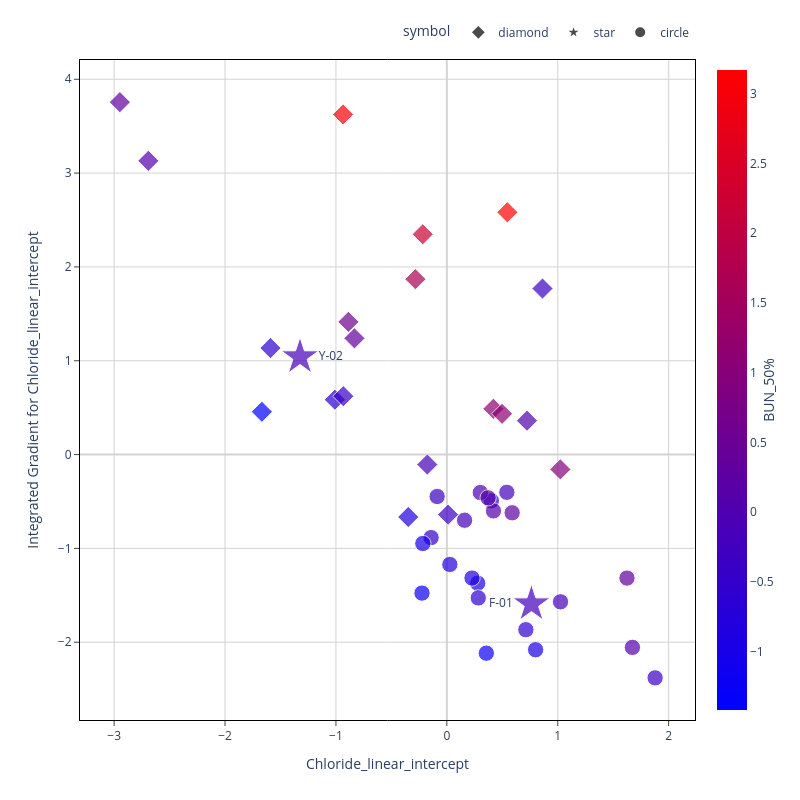
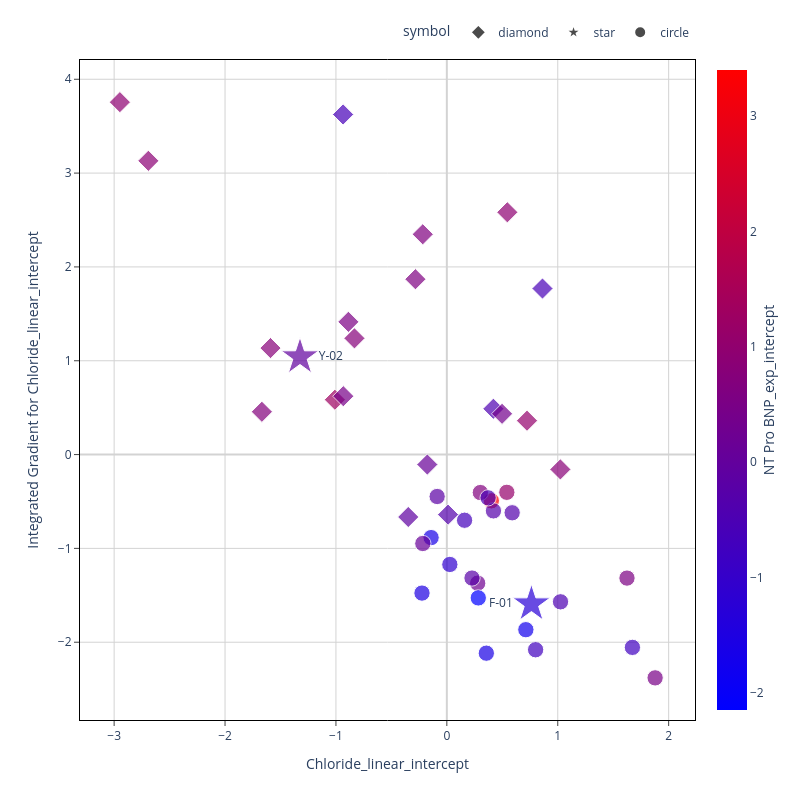
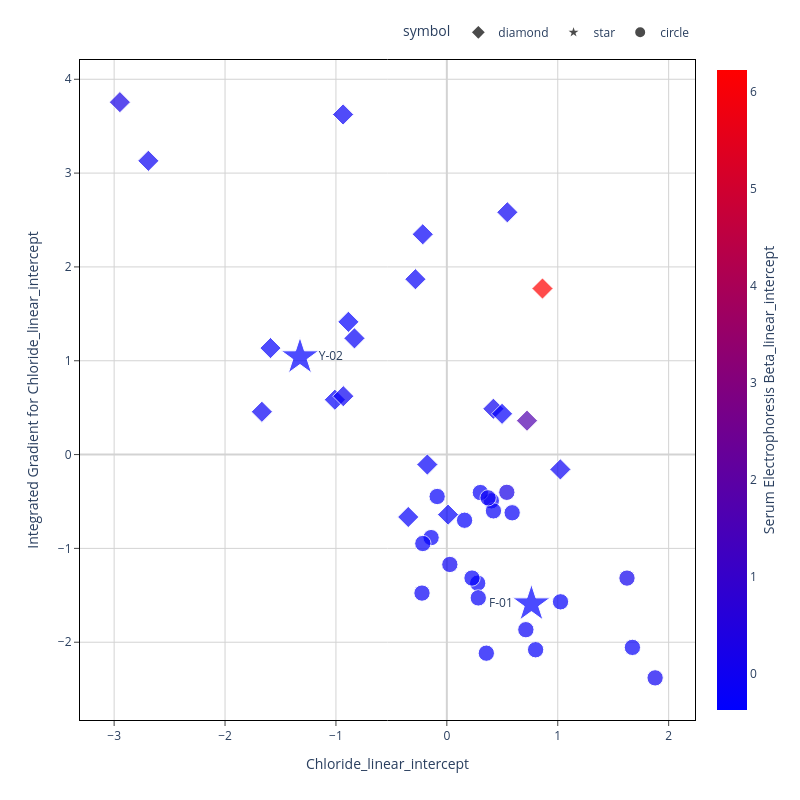
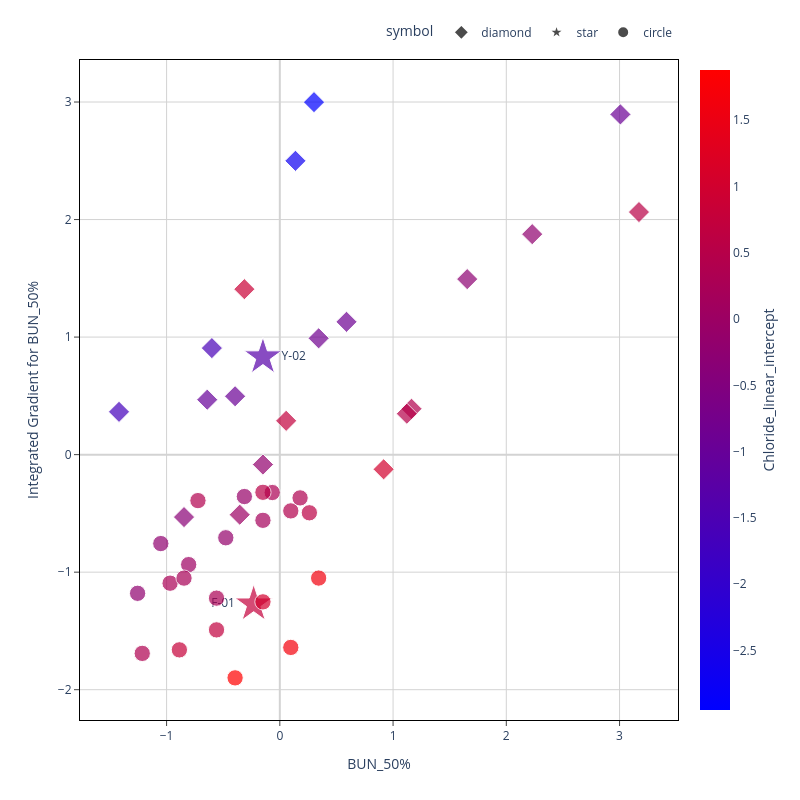

Source (notebook cell) for these figures, in order:
### Markdown cell above
## only narrative cases labeled

### Code cell
feature_combinations = [[1,2], [1,3], [1,4], 
                        [2,1], [2,3], [2,4], 
                        [3,1], [3,2], [3,4],
                        [4,1], [4,2], [4,3]]

for combo in feature_combinations: 
    a, b = combo
    feat_1 = feature_order[::-1].iloc[a-1]
    feat_2 = feature_order[::-1].iloc[b-1]
    
    
    fig=px.scatter(x = IG_X_all_labeled[feat_1], y = IGtable_labeled[feat_1], 
                     text= IGtable_labeled['label'], 
                     color = IG_X_all_labeled[feat_2],
                     symbol = IGtable_labeled['Shape'], size = IGtable_labeled['size'],
                     symbol_sequence = IGtable_labeled['Shape'].unique().tolist()
                    )
    fig.update_traces(textposition = text_pos(IGtable_labeled, feat_1))



    fig.update_layout(
        plot_bgcolor='white',
        autosize=False,
        width=800,
        height=800,
        coloraxis = {'colorscale':'Bluered'},
        xaxis_title = feat_1,
        yaxis_title = "Integrated Gradient for " + feat_1,
        font=dict(size=12),
        legend = dict(orientation = 'h', yanchor = 'bottom', y= 1.02, xanchor = 'right', x = 1)
    )

    fig.update_xaxes(
        zeroline=True,
        zerolinecolor='lightgrey',
        mirror=True,
        ticks='outside',
        showline=True,
        linecolor='black',
        gridcolor='lightgrey'
        )

    fig.update_yaxes(
        zeroline=True,
        zerolinecolor='lightgrey',
        mirror=True,
        ticks='outside',
        showline=True,
        linecolor='black',
        gridcolor='lightgrey'
    )

    fig.update_coloraxes(colorbar_showticklabels=True,
                        colorbar_title=dict(text=feat_2,side = "right"),
                        cmin = IG_X_all_labeled[feat_2].min(), cmax = IG_X_all_labeled[feat_2].max())

    fig.show()

### Figure 1 — Plotly figure (JSON) as saved in the notebook; plotly's stock layout.template omitted (floating-point values rounded to 4 significant figures)
{"data": [{"hovertemplate": "symbol=diamond<br>x=%{x}<br>y=%{y}<br>size=%{marker.size}<br>text=%{text}<br>color=%{marker.color}<extra></extra>", "legendgroup": "diamond", "marker": {"color": [-0.354, 0.9168, 1.163, 0.5888, 0.1379, 1.655, -0.846, -0.313, 0.3429, 3.171, 2.229, -0.6, -0.641, 3.007, -0.395, -0.1491, 0.0559, -1.42, 0.3019, 1.122], "coloraxis": "coloraxis", "size": [2, 2, 2, 2, 2, 2, 2, 2, 2, 2, 2, 2, 2, 2, 2, 2, 2, 2, 2, 2], "sizemode": "area", "sizeref": 0.015, "symbol": "diamond"}, "mode": "markers+text", "name": "diamond", "orientation": "v", "showlegend": true, "text": [null, null, null, null, null, null, null, null, null, null, null, null, null, null, null, null, null, null, null, null], "textposition": ["middle right", "middle left", "middle right", "middle left", "middle right", "middle left", "middle right", "middle left", "middle right", "middle left", "middle right", "middle left", "middle right", "middle left", "middle right", "middle left", "middle right", "middle left", "middle right", "middle left", "middle right", "middle left", "middle right", "middle left", "middle right", "middle left", "middle right", "middle left", "middle right", "middle left", "middle right", "middle left", "middle right", "middle left", "middle right", "middle left", "middle right", "middle left", "middle right", "middle left", "middle right", "middle left", "middle right", "middle left"], "type": "scatter", "x": [0.01111, 1.023, 0.4198, -0.8876, -2.691, -0.2834, -0.3481, 0.8622, -0.8332, 0.5456, -0.2173, -1.59, -1.009, -0.9356, -0.9336, -0.176, 0.7228, -1.668, -2.948, 0.4978], "xaxis": "x", "y": [-0.6404, -0.1581, 0.4885, 1.414, 3.131, 1.869, -0.6654, 1.77, 1.239, 2.582, 2.348, 1.135, 0.5843, 3.625, 0.622, -0.1061, 0.3606, 0.456, 3.756, 0.4343], "yaxis": "y"}, {"hovertemplate": "symbol=star<br>x=%{x}<br>y=%{y}<br>size=%{marker.size}<br>text=%{text}<br>color=%{marker.color}<extra></extra>", "legendgroup": "star", "marker": {"color": [-0.1491, -0.2311], "coloraxis": "coloraxis", "size": [6, 6], "sizemode": "area", "sizeref": 0.015, "symbol": "star"}, "mode": "markers+text", "name": "star", "orientation": "v", "showlegend": true, "text": ["Y-02", "F-01"], "textposition": ["middle right", "middle left", "middle right", "middle left", "middle right", "middle left", "middle right", "middle left", "middle right", "middle left", "middle right", "middle left", "middle right", "middle left", "middle right", "middle left", "middle right", "middle left", "middle right", "middle left", "middle right", "middle left", "middle right", "middle left", "middle right", "middle left", "middle right", "middle left", "middle right", "middle left", "middle right", "middle left", "middle right", "middle left", "middle right", "middle left", "middle right", "middle left", "middle right", "middle left", "middle right", "middle left", "middle right", "middle left"], "type": "scatter", "x": [-1.324, 0.7627], "xaxis": "x", "y": [1.041, -1.593], "yaxis": "y"}, {"hovertemplate": "symbol=circle<br>x=%{x}<br>y=%{y}<br>size=%{marker.size}<br>text=%{text}<br>color=%{marker.color}<extra></extra>", "legendgroup": "circle", "marker": {"color": [0.2609, 0.3429, -0.805, -0.477, -0.1491, -0.1491, -0.559, -0.969, -0.723, -0.313, -0.06708, -0.1491, -1.215, -1.256, -0.887, 0.0969, -0.846, -1.051, -0.559, -0.395, 0.0969, 0.1789], "coloraxis": "coloraxis", "size": [2, 2, 2, 2, 2, 2, 2, 2, 2, 2, 2, 2, 2, 2, 2, 2, 2, 2, 2, 2, 2, 2], "sizemode": "area", "sizeref": 0.015, "symbol": "circle"}, "mode": "markers+text", "name": "circle", "orientation": "v", "showlegend": true, "text": [null, null, null, null, null, null, null, null, null, null, null, null, null, null, null, null, null, null, null, null, null, null], "textposition": ["middle right", "middle left", "middle right", "middle left", "middle right", "middle left", "middle right", "middle left", "middle right", "middle left", "middle right", "middle left", "middle right", "middle left", "middle right", "middle left", "middle right", "middle left", "middle right", "middle left", "middle right", "middle left", "middle right", "middle left", "middle right", "middle left", "middle right", "middle left", "middle right", "middle left", "middle right", "middle left", "middle right", "middle left", "middle right", "middle left", "middle right", "middle left", "middle right", "middle left", "middle right", "middle left", "middle right", "middle left"], "type": "scatter", "x": [0.5889, 1.624, 0.02701, -0.1419, 1.025, 0.1598, 0.7125, 0.2781, 0.4012, -0.08741, 0.3022, 0.5409, 0.3561, -0.2241, 0.8004, 1.673, 0.2269, -0.2166, 0.2835, 1.878, 0.4202, 0.372], "xaxis": "x", "y": [-0.6203, -1.317, -1.171, -0.8849, -1.569, -0.7, -1.867, -1.37, -0.4928, -0.4469, -0.4048, -0.4024, -2.117, -1.476, -2.08, -2.055, -1.316, -0.9479, -1.528, -2.38, -0.6001, -0.4612], "yaxis": "y"}], "layout": {"autosize": false, "coloraxis": {"cmax": 3.171, "cmin": -1.42, "colorbar": {"showticklabels": true, "title": {"side": "right", "text": "BUN_50%"}}, "colorscale": [[0, "rgb(0,0,255)"], [1, "rgb(255,0,0)"]]}, "font": {"size": 12}, "height": 800, "legend": {"itemsizing": "constant", "orientation": "h", "title": {"text": "symbol"}, "tracegroupgap": 0, "x": 1, "xanchor": "right", "y": 1.02, "yanchor": "bottom"}, "margin": {"t": 60}, "plot_bgcolor": "white", "width": 800, "xaxis": {"anchor": "y", "domain": [0, 1], "gridcolor": "lightgrey", "linecolor": "black", "mirror": true, "showline": true, "ticks": "outside", "title": {"text": "Chloride_linear_intercept"}, "zeroline": true, "zerolinecolor": "lightgrey"}, "yaxis": {"anchor": "x", "domain": [0, 1], "gridcolor": "lightgrey", "linecolor": "black", "mirror": true, "showline": true, "ticks": "outside", "title": {"text": "Integrated Gradient for Chloride_linear_intercept"}, "zeroline": true, "zerolinecolor": "lightgrey"}}}

### Figure 2 — Plotly figure (JSON) as saved in the notebook; plotly's stock layout.template omitted (floating-point values rounded to 4 significant figures)
{"data": [{"hovertemplate": "symbol=diamond<br>x=%{x}<br>y=%{y}<br>size=%{marker.size}<br>text=%{text}<br>color=%{marker.color}<extra></extra>", "legendgroup": "diamond", "marker": {"color": [-0.3337, 0.8121, -0.4395, 0.5223, 0.8735, 0.6001, -0.1096, -0.5793, 0.7457, 0.9394, 0.6051, 0.7862, 1.296, -0.5965, 0.4372, 0.09547, 1.05, 0.7112, 0.9313, 0.361], "coloraxis": "coloraxis", "size": [2, 2, 2, 2, 2, 2, 2, 2, 2, 2, 2, 2, 2, 2, 2, 2, 2, 2, 2, 2], "sizemode": "area", "sizeref": 0.015, "symbol": "diamond"}, "mode": "markers+text", "name": "diamond", "orientation": "v", "showlegend": true, "text": [null, null, null, null, null, null, null, null, null, null, null, null, null, null, null, null, null, null, null, null], "textposition": ["middle right", "middle left", "middle right", "middle left", "middle right", "middle left", "middle right", "middle left", "middle right", "middle left", "middle right", "middle left", "middle right", "middle left", "middle right", "middle left", "middle right", "middle left", "middle right", "middle left", "middle right", "middle left", "middle right", "middle left", "middle right", "middle left", "middle right", "middle left", "middle right", "middle left", "middle right", "middle left", "middle right", "middle left", "middle right", "middle left", "middle right", "middle left", "middle right", "middle left", "middle right", "middle left", "middle right", "middle left"], "type": "scatter", "x": [0.01111, 1.023, 0.4198, -0.8876, -2.691, -0.2834, -0.3481, 0.8622, -0.8332, 0.5456, -0.2173, -1.59, -1.009, -0.9356, -0.9336, -0.176, 0.7228, -1.668, -2.948, 0.4978], "xaxis": "x", "y": [-0.6404, -0.1581, 0.4885, 1.414, 3.131, 1.869, -0.6654, 1.77, 1.239, 2.582, 2.348, 1.135, 0.5843, 3.625, 0.622, -0.1061, 0.3606, 0.456, 3.756, 0.4343], "yaxis": "y"}, {"hovertemplate": "symbol=star<br>x=%{x}<br>y=%{y}<br>size=%{marker.size}<br>text=%{text}<br>color=%{marker.color}<extra></extra>", "legendgroup": "star", "marker": {"color": [-0.03355, -1.252], "coloraxis": "coloraxis", "size": [6, 6], "sizemode": "area", "sizeref": 0.015, "symbol": "star"}, "mode": "markers+text", "name": "star", "orientation": "v", "showlegend": true, "text": ["Y-02", "F-01"], "textposition": ["middle right", "middle left", "middle right", "middle left", "middle right", "middle left", "middle right", "middle left", "middle right", "middle left", "middle right", "middle left", "middle right", "middle left", "middle right", "middle left", "middle right", "middle left", "middle right", "middle left", "middle right", "middle left", "middle right", "middle left", "middle right", "middle left", "middle right", "middle left", "middle right", "middle left", "middle right", "middle left", "middle right", "middle left", "middle right", "middle left", "middle right", "middle left", "middle right", "middle left", "middle right", "middle left", "middle right", "middle left"], "type": "scatter", "x": [-1.324, 0.7627], "xaxis": "x", "y": [1.041, -1.593], "yaxis": "y"}, {"hovertemplate": "symbol=circle<br>x=%{x}<br>y=%{y}<br>size=%{marker.size}<br>text=%{text}<br>color=%{marker.color}<extra></extra>", "legendgroup": "circle", "marker": {"color": [-0.352, 0.5538, -1.11, -1.615, -0.4739, -0.6637, -1.749, 0.2501, 3.399, -0.1758, 0.6668, 1.097, -1.581, -1.518, -0.7302, -0.7655, -0.2418, 0.09147, -2.147, 0.4592, -0.2906, -0.5267], "coloraxis": "coloraxis", "size": [2, 2, 2, 2, 2, 2, 2, 2, 2, 2, 2, 2, 2, 2, 2, 2, 2, 2, 2, 2, 2, 2], "sizemode": "area", "sizeref": 0.015, "symbol": "circle"}, "mode": "markers+text", "name": "circle", "orientation": "v", "showlegend": true, "text": [null, null, null, null, null, null, null, null, null, null, null, null, null, null, null, null, null, null, null, null, null, null], "textposition": ["middle right", "middle left", "middle right", "middle left", "middle right", "middle left", "middle right", "middle left", "middle right", "middle left", "middle right", "middle left", "middle right", "middle left", "middle right", "middle left", "middle right", "middle left", "middle right", "middle left", "middle right", "middle left", "middle right", "middle left", "middle right", "middle left", "middle right", "middle left", "middle right", "middle left", "middle right", "middle left", "middle right", "middle left", "middle right", "middle left", "middle right", "middle left", "middle right", "middle left", "middle right", "middle left", "middle right", "middle left"], "type": "scatter", "x": [0.5889, 1.624, 0.02701, -0.1419, 1.025, 0.1598, 0.7125, 0.2781, 0.4012, -0.08741, 0.3022, 0.5409, 0.3561, -0.2241, 0.8004, 1.673, 0.2269, -0.2166, 0.2835, 1.878, 0.4202, 0.372], "xaxis": "x", "y": [-0.6203, -1.317, -1.171, -0.8849, -1.569, -0.7, -1.867, -1.37, -0.4928, -0.4469, -0.4048, -0.4024, -2.117, -1.476, -2.08, -2.055, -1.316, -0.9479, -1.528, -2.38, -0.6001, -0.4612], "yaxis": "y"}], "layout": {"autosize": false, "coloraxis": {"cmax": 3.399, "cmin": -2.147, "colorbar": {"showticklabels": true, "title": {"side": "right", "text": "NT Pro BNP_exp_intercept"}}, "colorscale": [[0, "rgb(0,0,255)"], [1, "rgb(255,0,0)"]]}, "font": {"size": 12}, "height": 800, "legend": {"itemsizing": "constant", "orientation": "h", "title": {"text": "symbol"}, "tracegroupgap": 0, "x": 1, "xanchor": "right", "y": 1.02, "yanchor": "bottom"}, "margin": {"t": 60}, "plot_bgcolor": "white", "width": 800, "xaxis": {"anchor": "y", "domain": [0, 1], "gridcolor": "lightgrey", "linecolor": "black", "mirror": true, "showline": true, "ticks": "outside", "title": {"text": "Chloride_linear_intercept"}, "zeroline": true, "zerolinecolor": "lightgrey"}, "yaxis": {"anchor": "x", "domain": [0, 1], "gridcolor": "lightgrey", "linecolor": "black", "mirror": true, "showline": true, "ticks": "outside", "title": {"text": "Integrated Gradient for Chloride_linear_intercept"}, "zeroline": true, "zerolinecolor": "lightgrey"}}}

### Figure 3 — Plotly figure (JSON) as saved in the notebook; plotly's stock layout.template omitted (floating-point values rounded to 4 significant figures)
{"data": [{"hovertemplate": "symbol=diamond<br>x=%{x}<br>y=%{y}<br>size=%{marker.size}<br>text=%{text}<br>color=%{marker.color}<extra></extra>", "legendgroup": "diamond", "marker": {"color": [-0.2925, -0.1481, -0.02976, -0.3454, -0.1074, -0.2265, -0.2781, 6.227, -0.2172, -0.09977, -0.2332, -0.2591, -0.2753, -0.1499, -0.101, -0.2301, 1.734, -0.1722, 0.238, -0.2703], "coloraxis": "coloraxis", "size": [2, 2, 2, 2, 2, 2, 2, 2, 2, 2, 2, 2, 2, 2, 2, 2, 2, 2, 2, 2], "sizemode": "area", "sizeref": 0.015, "symbol": "diamond"}, "mode": "markers+text", "name": "diamond", "orientation": "v", "showlegend": true, "text": [null, null, null, null, null, null, null, null, null, null, null, null, null, null, null, null, null, null, null, null], "textposition": ["middle right", "middle left", "middle right", "middle left", "middle right", "middle left", "middle right", "middle left", "middle right", "middle left", "middle right", "middle left", "middle right", "middle left", "middle right", "middle left", "middle right", "middle left", "middle right", "middle left", "middle right", "middle left", "middle right", "middle left", "middle right", "middle left", "middle right", "middle left", "middle right", "middle left", "middle right", "middle left", "middle right", "middle left", "middle right", "middle left", "middle right", "middle left", "middle right", "middle left", "middle right", "middle left", "middle right", "middle left"], "type": "scatter", "x": [0.01111, 1.023, 0.4198, -0.8876, -2.691, -0.2834, -0.3481, 0.8622, -0.8332, 0.5456, -0.2173, -1.59, -1.009, -0.9356, -0.9336, -0.176, 0.7228, -1.668, -2.948, 0.4978], "xaxis": "x", "y": [-0.6404, -0.1581, 0.4885, 1.414, 3.131, 1.869, -0.6654, 1.77, 1.239, 2.582, 2.348, 1.135, 0.5843, 3.625, 0.622, -0.1061, 0.3606, 0.456, 3.756, 0.4343], "yaxis": "y"}, {"hovertemplate": "symbol=star<br>x=%{x}<br>y=%{y}<br>size=%{marker.size}<br>text=%{text}<br>color=%{marker.color}<extra></extra>", "legendgroup": "star", "marker": {"color": [-0.3454, -0.3697], "coloraxis": "coloraxis", "size": [6, 6], "sizemode": "area", "sizeref": 0.015, "symbol": "star"}, "mode": "markers+text", "name": "star", "orientation": "v", "showlegend": true, "text": ["Y-02", "F-01"], "textposition": ["middle right", "middle left", "middle right", "middle left", "middle right", "middle left", "middle right", "middle left", "middle right", "middle left", "middle right", "middle left", "middle right", "middle left", "middle right", "middle left", "middle right", "middle left", "middle right", "middle left", "middle right", "middle left", "middle right", "middle left", "middle right", "middle left", "middle right", "middle left", "middle right", "middle left", "middle right", "middle left", "middle right", "middle left", "middle right", "middle left", "middle right", "middle left", "middle right", "middle left", "middle right", "middle left", "middle right", "middle left"], "type": "scatter", "x": [-1.324, 0.7627], "xaxis": "x", "y": [1.041, -1.593], "yaxis": "y"}, {"hovertemplate": "symbol=circle<br>x=%{x}<br>y=%{y}<br>size=%{marker.size}<br>text=%{text}<br>color=%{marker.color}<extra></extra>", "legendgroup": "circle", "marker": {"color": [-0.1849, 0.05335, -0.08373, -0.2582, -0.2928, -0.326, -0.1605, -0.2753, -0.246, -0.2733, -0.2301, 0.2277, -0.2457, -0.1684, -0.2556, -0.2022, -0.2765, -0.2622, -0.2145, -0.058, -0.2209, -0.09456], "coloraxis": "coloraxis", "size": [2, 2, 2, 2, 2, 2, 2, 2, 2, 2, 2, 2, 2, 2, 2, 2, 2, 2, 2, 2, 2, 2], "sizemode": "area", "sizeref": 0.015, "symbol": "circle"}, "mode": "markers+text", "name": "circle", "orientation": "v", "showlegend": true, "text": [null, null, null, null, null, null, null, null, null, null, null, null, null, null, null, null, null, null, null, null, null, null], "textposition": ["middle right", "middle left", "middle right", "middle left", "middle right", "middle left", "middle right", "middle left", "middle right", "middle left", "middle right", "middle left", "middle right", "middle left", "middle right", "middle left", "middle right", "middle left", "middle right", "middle left", "middle right", "middle left", "middle right", "middle left", "middle right", "middle left", "middle right", "middle left", "middle right", "middle left", "middle right", "middle left", "middle right", "middle left", "middle right", "middle left", "middle right", "middle left", "middle right", "middle left", "middle right", "middle left", "middle right", "middle left"], "type": "scatter", "x": [0.5889, 1.624, 0.02701, -0.1419, 1.025, 0.1598, 0.7125, 0.2781, 0.4012, -0.08741, 0.3022, 0.5409, 0.3561, -0.2241, 0.8004, 1.673, 0.2269, -0.2166, 0.2835, 1.878, 0.4202, 0.372], "xaxis": "x", "y": [-0.6203, -1.317, -1.171, -0.8849, -1.569, -0.7, -1.867, -1.37, -0.4928, -0.4469, -0.4048, -0.4024, -2.117, -1.476, -2.08, -2.055, -1.316, -0.9479, -1.528, -2.38, -0.6001, -0.4612], "yaxis": "y"}], "layout": {"autosize": false, "coloraxis": {"cmax": 6.227, "cmin": -0.3697, "colorbar": {"showticklabels": true, "title": {"side": "right", "text": "Serum Electrophoresis Beta_linear_intercept"}}, "colorscale": [[0, "rgb(0,0,255)"], [1, "rgb(255,0,0)"]]}, "font": {"size": 12}, "height": 800, "legend": {"itemsizing": "constant", "orientation": "h", "title": {"text": "symbol"}, "tracegroupgap": 0, "x": 1, "xanchor": "right", "y": 1.02, "yanchor": "bottom"}, "margin": {"t": 60}, "plot_bgcolor": "white", "width": 800, "xaxis": {"anchor": "y", "domain": [0, 1], "gridcolor": "lightgrey", "linecolor": "black", "mirror": true, "showline": true, "ticks": "outside", "title": {"text": "Chloride_linear_intercept"}, "zeroline": true, "zerolinecolor": "lightgrey"}, "yaxis": {"anchor": "x", "domain": [0, 1], "gridcolor": "lightgrey", "linecolor": "black", "mirror": true, "showline": true, "ticks": "outside", "title": {"text": "Integrated Gradient for Chloride_linear_intercept"}, "zeroline": true, "zerolinecolor": "lightgrey"}}}

### Figure 4 — Plotly figure (JSON) as saved in the notebook; plotly's stock layout.template omitted (floating-point values rounded to 4 significant figures)
{"data": [{"hovertemplate": "symbol=diamond<br>x=%{x}<br>y=%{y}<br>size=%{marker.size}<br>text=%{text}<br>color=%{marker.color}<extra></extra>", "legendgroup": "diamond", "marker": {"color": [0.01111, 1.023, 0.4198, -0.8876, -2.691, -0.2834, -0.3481, 0.8622, -0.8332, 0.5456, -0.2173, -1.59, -1.009, -0.9356, -0.9336, -0.176, 0.7228, -1.668, -2.948, 0.4978], "coloraxis": "coloraxis", "size": [2, 2, 2, 2, 2, 2, 2, 2, 2, 2, 2, 2, 2, 2, 2, 2, 2, 2, 2, 2], "sizemode": "area", "sizeref": 0.015, "symbol": "diamond"}, "mode": "markers+text", "name": "diamond", "orientation": "v", "showlegend": true, "text": [null, null, null, null, null, null, null, null, null, null, null, null, null, null, null, null, null, null, null, null], "textposition": ["middle right", "middle left", "middle right", "middle left", "middle right", "middle left", "middle right", "middle left", "middle right", "middle left", "middle right", "middle left", "middle right", "middle left", "middle right", "middle left", "middle right", "middle left", "middle right", "middle left", "middle right", "middle left", "middle right", "middle left", "middle right", "middle left", "middle right", "middle left", "middle right", "middle left", "middle right", "middle left", "middle right", "middle left", "middle right", "middle left", "middle right", "middle left", "middle right", "middle left", "middle right", "middle left", "middle right", "middle left"], "type": "scatter", "x": [-0.354, 0.9168, 1.163, 0.5888, 0.1379, 1.655, -0.846, -0.313, 0.3429, 3.171, 2.229, -0.6, -0.641, 3.007, -0.395, -0.1491, 0.0559, -1.42, 0.3019, 1.122], "xaxis": "x", "y": [-0.5112, -0.1248, 0.3905, 1.13, 2.5, 1.493, -0.5313, 1.408, 0.9897, 2.064, 1.876, 0.9065, 0.4673, 2.895, 0.4968, -0.08439, 0.2875, 0.3639, 2.999, 0.3479], "yaxis": "y"}, {"hovertemplate": "symbol=star<br>x=%{x}<br>y=%{y}<br>size=%{marker.size}<br>text=%{text}<br>color=%{marker.color}<extra></extra>", "legendgroup": "star", "marker": {"color": [-1.324, 0.7627], "coloraxis": "coloraxis", "size": [6, 6], "sizemode": "area", "sizeref": 0.015, "symbol": "star"}, "mode": "markers+text", "name": "star", "orientation": "v", "showlegend": true, "text": ["Y-02", "F-01"], "textposition": ["middle right", "middle left", "middle right", "middle left", "middle right", "middle left", "middle right", "middle left", "middle right", "middle left", "middle right", "middle left", "middle right", "middle left", "middle right", "middle left", "middle right", "middle left", "middle right", "middle left", "middle right", "middle left", "middle right", "middle left", "middle right", "middle left", "middle right", "middle left", "middle right", "middle left", "middle right", "middle left", "middle right", "middle left", "middle right", "middle left", "middle right", "middle left", "middle right", "middle left", "middle right", "middle left", "middle right", "middle left"], "type": "scatter", "x": [-0.1491, -0.2311], "xaxis": "x", "y": [0.831, -1.272], "yaxis": "y"}, {"hovertemplate": "symbol=circle<br>x=%{x}<br>y=%{y}<br>size=%{marker.size}<br>text=%{text}<br>color=%{marker.color}<extra></extra>", "legendgroup": "circle", "marker": {"color": [0.5889, 1.624, 0.02701, -0.1419, 1.025, 0.1598, 0.7125, 0.2781, 0.4012, -0.08741, 0.3022, 0.5409, 0.3561, -0.2241, 0.8004, 1.673, 0.2269, -0.2166, 0.2835, 1.878, 0.4202, 0.372], "coloraxis": "coloraxis", "size": [2, 2, 2, 2, 2, 2, 2, 2, 2, 2, 2, 2, 2, 2, 2, 2, 2, 2, 2, 2, 2, 2], "sizemode": "area", "sizeref": 0.015, "symbol": "circle"}, "mode": "markers+text", "name": "circle", "orientation": "v", "showlegend": true, "text": [null, null, null, null, null, null, null, null, null, null, null, null, null, null, null, null, null, null, null, null, null, null], "textposition": ["middle right", "middle left", "middle right", "middle left", "middle right", "middle left", "middle right", "middle left", "middle right", "middle left", "middle right", "middle left", "middle right", "middle left", "middle right", "middle left", "middle right", "middle left", "middle right", "middle left", "middle right", "middle left", "middle right", "middle left", "middle right", "middle left", "middle right", "middle left", "middle right", "middle left", "middle right", "middle left", "middle right", "middle left", "middle right", "middle left", "middle right", "middle left", "middle right", "middle left", "middle right", "middle left", "middle right", "middle left"], "type": "scatter", "x": [0.2609, 0.3429, -0.805, -0.477, -0.1491, -0.1491, -0.559, -0.969, -0.723, -0.313, -0.06708, -0.1491, -1.215, -1.256, -0.887, 0.0969, -0.846, -1.051, -0.559, -0.395, 0.0969, 0.1789], "xaxis": "x", "y": [-0.4949, -1.05, -0.9358, -0.7073, -1.253, -0.5589, -1.491, -1.094, -0.3911, -0.3566, -0.3224, -0.3205, -1.691, -1.18, -1.661, -1.64, -1.051, -0.7567, -1.221, -1.899, -0.4787, -0.3681], "yaxis": "y"}], "layout": {"autosize": false, "coloraxis": {"cmax": 1.878, "cmin": -2.948, "colorbar": {"showticklabels": true, "title": {"side": "right", "text": "Chloride_linear_intercept"}}, "colorscale": [[0, "rgb(0,0,255)"], [1, "rgb(255,0,0)"]]}, "font": {"size": 12}, "height": 800, "legend": {"itemsizing": "constant", "orientation": "h", "title": {"text": "symbol"}, "tracegroupgap": 0, "x": 1, "xanchor": "right", "y": 1.02, "yanchor": "bottom"}, "margin": {"t": 60}, "plot_bgcolor": "white", "width": 800, "xaxis": {"anchor": "y", "domain": [0, 1], "gridcolor": "lightgrey", "linecolor": "black", "mirror": true, "showline": true, "ticks": "outside", "title": {"text": "BUN_50%"}, "zeroline": true, "zerolinecolor": "lightgrey"}, "yaxis": {"anchor": "x", "domain": [0, 1], "gridcolor": "lightgrey", "linecolor": "black", "mirror": true, "showline": true, "ticks": "outside", "title": {"text": "Integrated Gradient for BUN_50%"}, "zeroline": true, "zerolinecolor": "lightgrey"}}}
